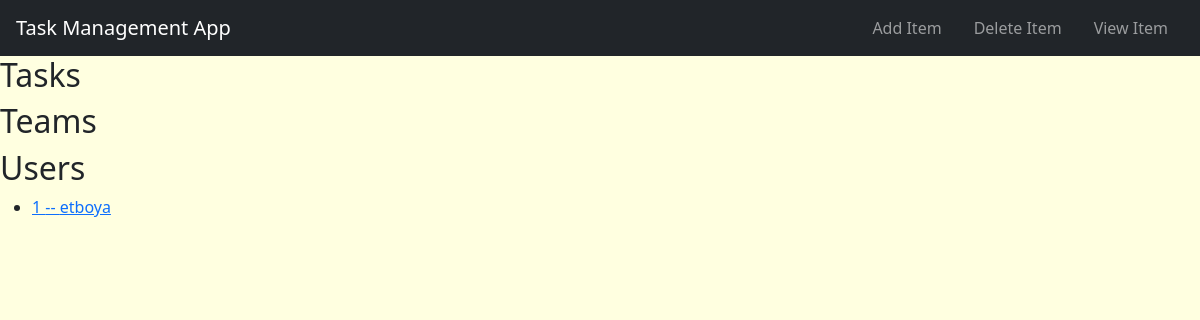
The app's page /, older data.
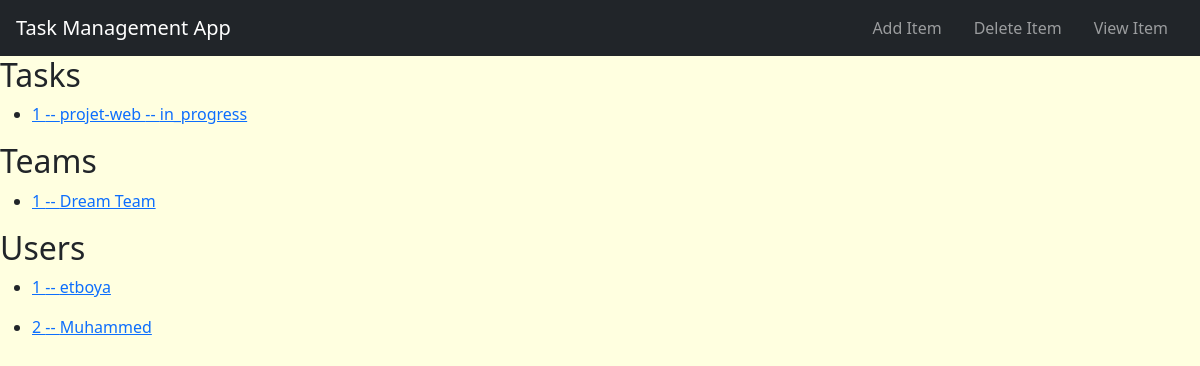
The same page, newer data.
### tasks/models.py (models this page shows, shortened)
class UserProfile(models.Model):
    user = models.OneToOneField(User, on_delete=models.CASCADE)# if we delete user we delete theri profile too
    description = models.TextField(blank=True)
    image = models.CharField(max_length=500,default="https://upload.wikimedia.org/wikipedia/commons/8/89/Portrait_Placeholder.png")

class Task(models.Model):
    STATUS_CHOICES = [
        ('todo', 'To Do'),
        ('in_progress', 'In Progress'),
        ('done', 'Done'),
    ]
    title = models.CharField(max_length=200)
    status = models.CharField(max_length=20, choices=STATUS_CHOICES, default='todo')
    description = models.TextField(blank=True)
    users = models.ManyToManyField(User, related_name='tasks')  # Users assigned to the task
    teams = models.ManyToManyField(Team, related_name='tasks' , blank=True)  # Teams related to the task
    subtasks = models.ManyToManyField('self', symmetrical=False, blank=True, related_name='parent_tasks')  # Optional sub-task linkage
    created_at = models.DateTimeField(auto_now_add=True)
    updated_at = models.DateTimeField(auto_now=True)
    deadline = models.DateTimeField(null=True, blank=True)

class Team(models.Model): # One user can be a team
    name = models.CharField(max_length=100)
    users = models.ManyToManyField(User, related_name='teams')

### tasks/views.py (the view)
# urls.py: path("",views.index,name="index"),
def index(request):
    task_list = Task.objects.all()
    team_list = Team.objects.all()
    user_list = UserProfile.objects.all()
    context = { # we use this to create dynamique pages we use this variable as an attribute | we use the content in it like objects
        "task_list":task_list,
        "team_list":team_list,
        "user_list":user_list,
    }
    return render(request,"index.html",context)

### tasks/templates/index.html (shortened to what this page needs)
{% extends 'base.html' %}
    {% block body %}
    <section>
        <h2> Tasks</h2>
        {% for task in task_list %}
        <ul>
            <li>
                <a href="{% url 'task:detail_task' task.id %}"> {{ task.id }} -- {{task.title}} -- {{task.status}}</a>
            </li>
        </ul>
        {% endfor %}
    </section>
    <section>
        <h2> Teams</h2>
        {% for team in team_list %}
        <ul>
            <li>
                <a href="{% url 'task:detail_team' team.id %}"> {{ team.id }} -- {{team.name}} </a>
            </li>
        </ul>
        {% endfor %}
    </section>
    <section>
        <h2> Users</h2>
        {% for user in user_list %}
        <ul>
            <li>
                <a href="{% url 'task:detail_user' user.id %}">
                    {{ user.id }} -- {{ user.user.username }}
                </a>
            </li>
        </ul>
        {% endfor %}
    </section>
    {% endblock %}

### tasks/templates/base.html (shortened to what this page needs)
{% load static %}
<!DOCTYPE html>
<html lang="en">
<head>
    <link href="https://cdn.jsdelivr.net/npm/bootstrap@5.3.5/dist/css/bootstrap.min.css" rel="stylesheet"
>
    <link rel="stylesheet" href="{% static 'tasks/styles.css' %}">
</head>
<body>
    <header>
        <nav class="navbar navbar-dark bg-dark">
            <a href="/" class="navbar-brand ms-3">Task Management App</a>
            <div class="navbar-nav flex-row ms-auto me-3">
                <a class="nav-link px-3" href="#">Add Item</a>
                <a class="nav-link px-3" href="#">Delete Item</a>
                <a class="nav-link px-3" href="#">View Item</a>
            </div>
        </nav>
    </header>
    {% block body %}
    {% endblock %}
</body>
</html>

### tasks/static/tasks/styles.css (style rules this page uses)
body { background-color: lightyellow; }
li { margin: auto; }

Row changes from the older to the newer data that the page shows:
added Task: id "1", title "projet-web", status "in_progress"
added Team: id "1", name "Dream Team"
added UserProfile: id "2", user.username "Muhammed"
